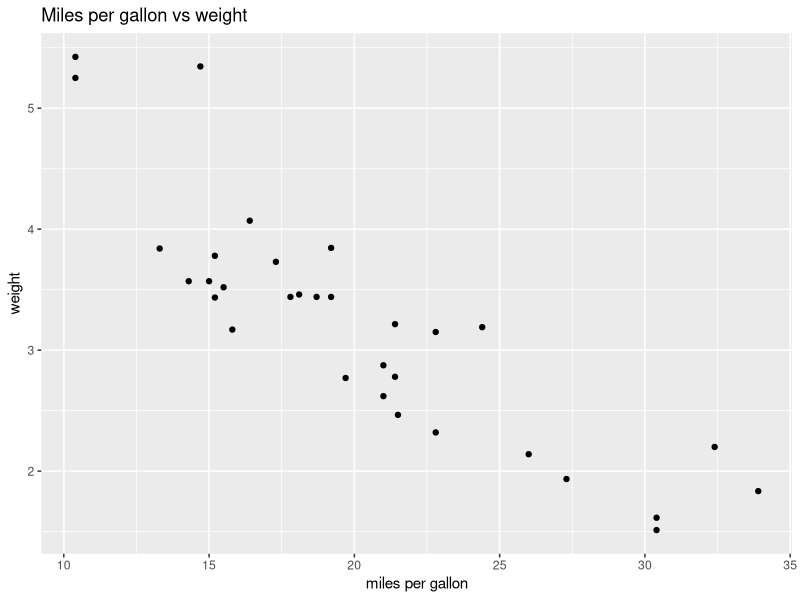

Generate this figure with R:
library(ggplot2)
ggplot(mtcars,aes(x=mpg,y=wt))+geom_point()+ggtitle('Miles per gallon vs weight')+labs(y='weight',x='miles per gallon')
